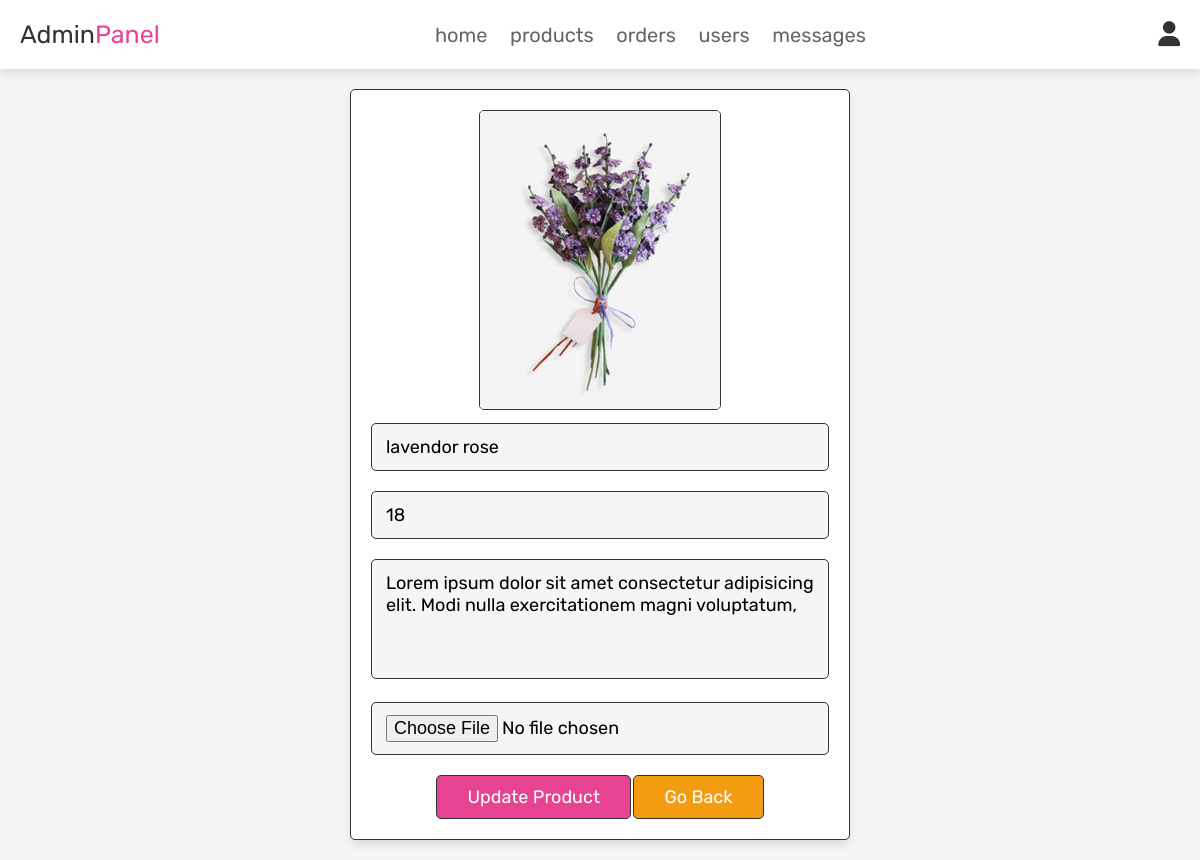
The page /admin_update_product.php?update=25 (signed in) on the database its author committed.
### tables this page shows
CREATE TABLE `products` (
  `id` int(100) NOT NULL,
  `name` varchar(100) NOT NULL,
  `details` varchar(500) NOT NULL,
  `price` int(100) NOT NULL,
  `image` varchar(100) NOT NULL
);

### admin_update_product.php (the view, shortened to what this page needs)
<?php
require('./config.php');
?>
<!DOCTYPE html>
<html lang="en">
<head>
    <link rel="stylesheet" href="https://cdnjs.cloudflare.com/ajax/libs/font-awesome/6.4.2/css/all.min.css">
    <link rel="stylesheet" href="./assets/css/admin_style.css">
</head>
<body>
<?php require('./admin_header.php'); ?>
<section class="update-product">
    <?php
    $update_id = $_GET['update'];
    $select_products= $conn->prepare("SELECT * FROM  `products` WHERE id= ?");
    $select_products->execute(array($update_id));
    if($select_products->rowCount() > 0){
        while($fetch_products = $select_products->fetch(PDO::FETCH_ASSOC)){
    ?>
    <form action="" method="post" enctype="multipart/form-data"">
        <img class="image" src="./assets/uploaded_img/<?= $fetch_products['image']; ?>" alt="">
        <input type="text" name="name" class="box" value="<?= $fetch_products['name']; ?>" required
        placeholder="enter product name">
        <input type="number" name="price" class="box" min="0" value="<?= $fetch_products['price']; ?>" required
        placeholder="enter product price">
        <textarea name="details" class="box" required cols="30" rows="10"
        placeholder="enter product details"><?= $fetch_products['details']; ?></textarea>
        <input type="file" name="image" class="box"
        accept="image/jpg, image/png, image/jpeg">
        <input type="submit" name="update_product" class="btn" value="update product">
        <a href="./admin_products.php" class="option-btn">go back</a>
    </form>
    <?php
    }
    }else{
        echo '<p class="empty">no update product select</p>';
    }
    ?>
</section>
</body>
</html>

### assets/css/admin_style.css (style rules this page uses)
:root { --pink: #e84393; --red: #c0392b; --orange: #f39c12; --black: #333; --white: #fff; --light-color: #666; --light-white: #ccc; --light-bg: #f5f5f5; --border: 0.1rem solid var(--black); --box-shadow: 0 0.5rem 1rem rgba(0, 0, 0, 0.1); }
* { font-family: "Rubik", sans-serif; margin: 0; padding: 0; box-sizing: border-box; outline: 0; border: 0; text-decoration: none; transition: 0.2s linear; }
html { font-size: 62.5%; overflow-x: hidden; scroll-behavior: smooth; scroll-padding-top: 6.5rem; }
body { background: var(--light-bg); }
section { padding: 2rem; max-width: 1200px; margin: 0 auto; }
.btn, .delete-btn, .option-btn { display: inline-block; padding: 1rem 3rem; font-size: 1.8rem; color: var(--white); border: var(--border); border-radius: 0.5rem; margin-top: 1rem; text-transform: capitalize; cursor: pointer; }
.btn { background: var(--pink); }
.option-btn { background: var(--orange); }
.update-product form { max-width: 50rem; margin: 0 auto; padding: 2rem; background: var(--white); border: var(--border); border-radius: 0.5rem; text-align: center; box-shadow: var(--box-shadow); }
.update-product form .box { width: 100%; margin: 1rem 0; padding: 1.2rem 1.4rem; font-size: 1.8rem; background: var(--light-bg); border: var(--border); border-radius: 0.5rem; }
.update-product form textarea { height: 15vh; resize: none; }
.update-product form .image { height: 30rem; border: var(--border); border-radius: 0.5rem; }

### rows shown on the page
products: image (picture), name "lavendor rose", price "18", details "Lorem ipsum dolor sit amet consectetur adipisicing elit. Modi nulla exercitationem magni voluptatum,"
